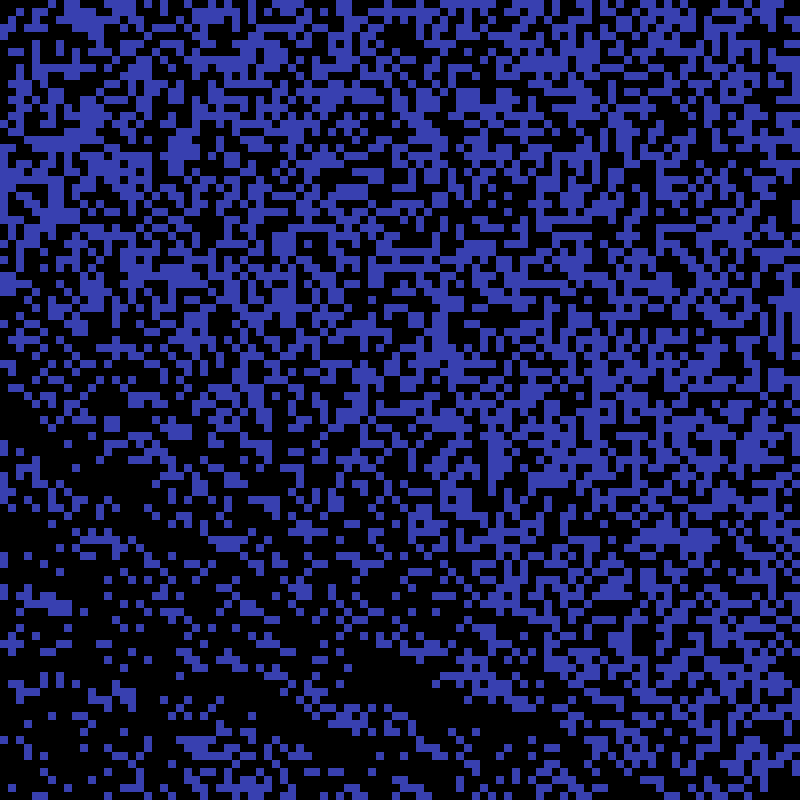

Below is a game level as drawn by its tile map, then a one-line description and the .tmx that defines it (tile-layer data replaced by summaries):
An orthogonal 100x100 tile map with 8x8 px tiles, 1 tile layer (Tile Layer 1).

<map version="1.2" tiledversion="1.2.0" orientation="orthogonal" renderorder="right-down" width="100" height="100" tilewidth="8" tileheight="8" infinite="0" nextlayerid="2" nextobjectid="1">
 <tileset firstgid="1" source="tileset.tsx" />
 <layer id="1" name="Tile Layer 1" width="100" height="100">
  <data>[10000 cells, 4199 non-empty, 1 distinct tile ids]</data>
 </layer>
</map>